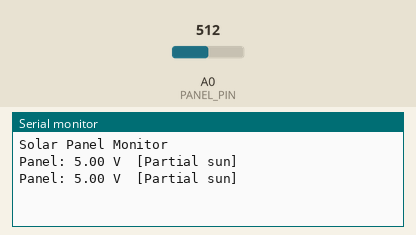
A sketch run on a simulated Arduino Uno, built with avr-gcc and run on an emulated ATmega328P. Parts: the last lines printed to the serial monitor. Inputs (shaded band) come from the test bench; at power-on: A0 (PANEL_PIN) = 512.

Above: at 2.8 s.
2.9 s: A0 (PANEL_PIN) set to 547
At 5.2 s:
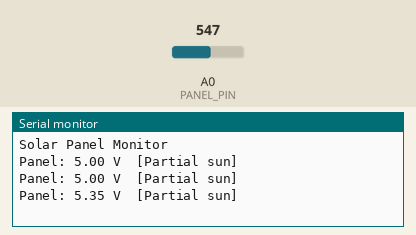
5.6 s: A0 (PANEL_PIN) set to 571
At 6.7 s:
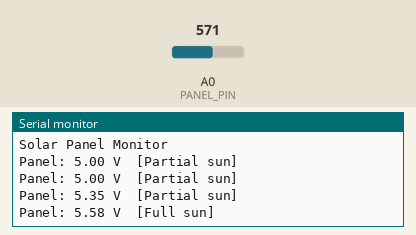
13.5 s: A0 (PANEL_PIN) set to 214
At 15.3 s:
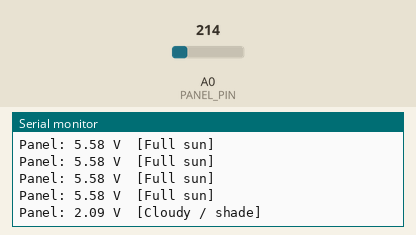
16.2 s: A0 (PANEL_PIN) set to 198
At 18.4 s:
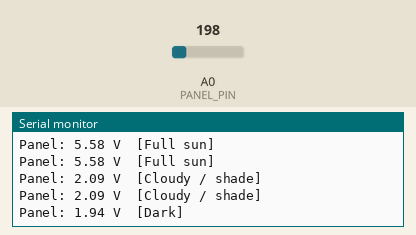

The sketch:

example.ino
```cpp
// Reads the panel voltage via a 100k/100k voltage divider on A0 and prints the measured voltage and a simple sun/lighting status to Serial.
//
// Buy this module: https://shillehtek.com/products/110-x-136mm-6v-2w-solar-panel
// Full manual: https://shillehtek.com/blogs/shillehtek-product-manuals/110-x-136mm-6v-2w-solar-panel-manual
// More examples: https://github.com/shillehbean/shillehtek-examples
//

// 6V 2W Solar Panel Voltage Monitor - Arduino Uno / Nano
// Wire panel red through 100k/100k divider to A0.

const int PANEL_PIN = A0;
const float VREF = 5.0;          // Uno/Nano ADC reference
const float DIVIDER_RATIO = 2.0; // 100k + 100k -> halves the voltage

void setup() {
  Serial.begin(9600);
  Serial.println("Solar Panel Monitor");
}

void loop() {
  int raw = analogRead(PANEL_PIN);
  float vPin = (raw / 1023.0) * VREF;
  float vPanel = vPin * DIVIDER_RATIO;

  Serial.print("Panel: ");
  Serial.print(vPanel, 2);
  Serial.print(" V");

  if (vPanel > 5.5) {
    Serial.println("  [Full sun]");
  } else if (vPanel > 4.0) {
    Serial.println("  [Partial sun]");
  } else if (vPanel > 2.0) {
    Serial.println("  [Cloudy / shade]");
  } else {
    Serial.println("  [Dark]");
  }

  delay(2000);
}
```

Measured:
- the behaviour switches between 562 and 563 on A0 (PANEL_PIN) (found by bisection; images 1 and 2)
- the behaviour switches between 205 and 204 on A0 (PANEL_PIN) (found by bisection; images 3 and 4)
- after the input at 2.9 s, the serial monitor: prints a new line after 1.1 s (image 1)
- after the input at 5.6 s, the serial monitor: prints a new line after 0.40 s (image 2)
- after the input at 13.5 s, the serial monitor: prints a new line after 0.51 s (image 3)
- after the input at 16.2 s, the serial monitor: prints a new line after 1.8 s (image 4)
